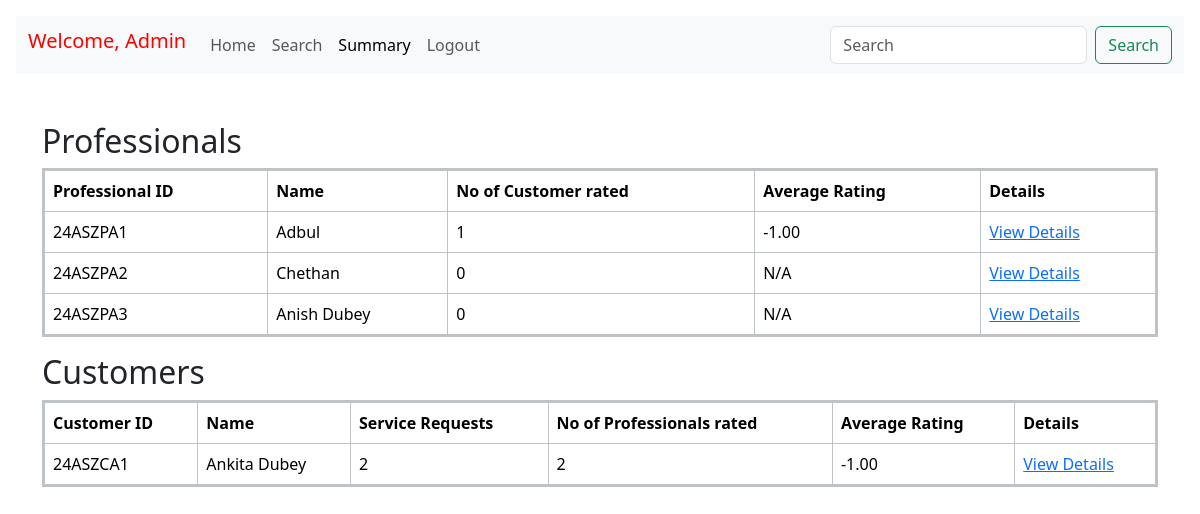
The page /admin/summary on the database as committed earlier.
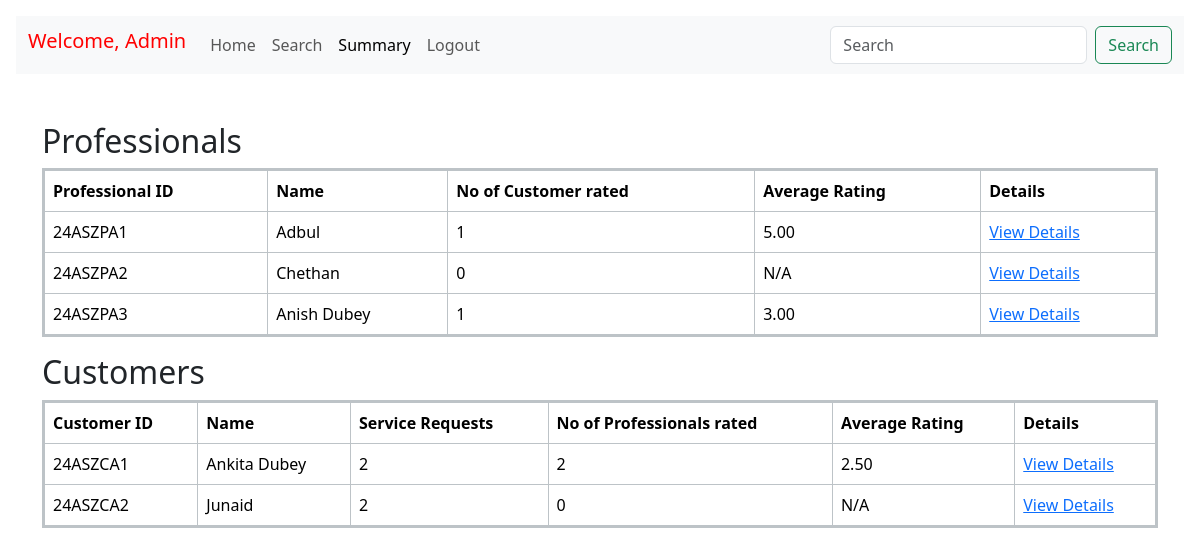
The same page on the database as committed later.
### models.py (models this page shows, shortened)
class Professional(db.Model):
    __tablename__ = 'Professional'
    professional_id = db.Column(db.String(50),db.ForeignKey('Credential.user_id'), primary_key=True, )
    username=db.Column(db.String(50), nullable=False)
    full_name = db.Column(db.String(50), nullable=False)
    experience = db.Column(db.String(50), nullable=False)
    contact_number = db.Column(db.String(15), nullable=True)
    service_name = db.Column(db.String(100), nullable=False)
    service_id=db.Column(db.String(50),nullable=False)
    document = db.Column(db.Text, nullable=False)
    address = db.Column(db.String(200), nullable=False)
    pin = db.Column(db.Integer(), nullable=False)
    status = db.Column(db.String(10), default='active')
    registration_date = db.Column(db.DateTime, default=datetime.utcnow)
    services_booked = db.relationship('ServiceBooked', backref='professional', lazy=True)

class Customer(db.Model):
    __tablename__ = 'Customer'
    customer_id = db.Column(db.String(50),  db.ForeignKey('Credential.user_id'),primary_key=True)
    username=db.Column(db.String(50), nullable=False)
    full_name = db.Column(db.String(50), nullable=False)
    address = db.Column(db.String(200), nullable=False)
    contact = db.Column(db.String(15), nullable=True)
    pin = db.Column(db.Integer(), nullable=False)
    status = db.Column(db.String(10), default='active')
    registration_date = db.Column(db.DateTime, default=datetime.utcnow)
    requests = db.relationship('ServiceBooked', backref='customer', lazy=True)

### routes.py (the view)
@app.route("/admin/summary")
def admin_summary():
    professional_ratings = db.session.query(
        Professional.professional_id.label("professional_id"),
        Professional.full_name.label("professional_name"),
        db.func.count(
            case(
                (ServiceBooked.rating_by_user.isnot(None), ServiceBooked.rating_by_professional),
                else_=None  # Count only valid ratings
            )
        ).label("ratings_given"),
        db.func.avg(
            case(
                (ServiceBooked.rating_by_user.isnot(None), ServiceBooked.rating_by_user),
                else_=None  # Exclude null ratings
            )
        ).label("average_rating"),
        db.func.count(ServiceBooked.rating_by_user).label("rating_count")  # Count valid ratings
    ).join(ServiceBooked, Professional.professional_id == ServiceBooked.professional_id, isouter=True) \
     .group_by(Professional.professional_id, Professional.full_name).all()
    customer_summary = db.session.query(
        Customer.customer_id.label("customer_id"),
        Customer.full_name.label("customer_name"),
        db.func.count(ServiceBooked.booking_id).label("service_requests_count"),  # Count service requests
        db.func.count(
            case(
                (ServiceBooked.rating_by_user.isnot(None), ServiceBooked.rating_by_professional),
                else_=None  # Count only valid ratings
            )
        ).label("ratings_given"),  # Count ratings given by customer
        db.func.avg(
            case(
                (ServiceBooked.rating_by_user.isnot(None), ServiceBooked.rating_by_professional),
                else_=None  # Count only valid ratings
            )
        ).label("average_rating")
    ).join(ServiceBooked, Customer.customer_id == ServiceBooked.customer_id, isouter=True) \
     .group_by(Customer.customer_id, Customer.full_name).all()
    return render_template(
        "Admin/Summary.html",
        professional_ratings=professional_ratings,
        customer_summary=customer_summary
    )

### templates/Admin/Summary.html (shortened to what this page needs)
<!doctype html>
<html lang="en">
  <head>
    <link href="https://cdn.jsdelivr.net/npm/bootstrap@5.3.3/dist/css/bootstrap.min.css" rel="stylesheet">
    <link href="https://getbootstrap.com/docs/5.3/assets/css/docs.css" rel="stylesheet">
  </head>
  <body class="p-3 m-0 border-0 bd-example m-0 border-0">
    <nav class="navbar navbar-expand-lg bg-body-tertiary" style="background-color:#0d76ff;text-align: center;">
      <div class="container-fluid">
        <h1 class="navbar-brand" style="color:rgb(255, 0, 0);">Welcome, Admin</h1>
        <div class="collapse navbar-collapse" id="navbarSupportedContent" >
          <ul class="navbar-nav me-auto mb-2 mb-lg-0" >
            <li class="nav-item">
              <a class="nav-link" href="{{url_for('admin_home')}}">Home</a>
            </li>
            <li class="nav-item">
              <a class="nav-link" href="{{url_for('admin_search')}}">Search</a>
            </li>
            <li class="nav-item">
              <a class="nav-link active" aria-current="page" href="#">Summary</a>
            </li>
            <li class="nav-item">
              <a class="nav-link" href="{{url_for('login')}}">Logout</a>
            </li>
          </ul>
          <form class="d-flex" role="search">
            <input class="form-control me-2" type="search" placeholder="Search" aria-label="Search">
            <button class="btn btn-outline-success" type="submit">Search</button>
          </form>
        </div>
      </div>
    </nav>
      <div class="container mt-5">
        <body>
          <h2>Professionals</h2>
          <table class="table table-bordered" style="border: 3px solid #bdc3c7; border-collapse: collapse;">              <thead>
                  <tr>
                      <th>Professional ID</th>
                      <th>Name</th>
                      <th>No of Customer rated</th>
                      <th>Average Rating</th>
                      <th>Details</th>
                  </tr>
              </thead>
              <tbody>
                  {% for pro in professional_ratings %}
                  <tr>
                      <td>{{ pro.professional_id }}</td>
                      <td>{{ pro.professional_name }}</td>
                      <td>{{ pro.ratings_given }}</td>
                      <td>{{ "%.2f" % pro.average_rating if pro.average_rating else "N/A" }}</td>
                      <td>
                          <a href="{{ url_for('professional_details', professional_id=pro.professional_id) }}">
                              View Details
                          </a>
                      </td>
                  </tr>
                  {% endfor %}
              </tbody>
          </table>
          <h2>Customers</h2>
          <table class="table table-bordered" style="border: 3px solid #bdc3c7; border-collapse: collapse;">              <thead>
                  <tr>
                      <th>Customer ID</th>
                      <th>Name</th>
                      <th>Service Requests</th>
                      <th>No of Professionals rated</th>
                      <th>Average Rating</th>
                      <th>Details</th>
                  </tr>
              </thead>
              <tbody>
                  {% for cust in customer_summary %}
                  <tr>
                      <td>{{ cust.customer_id }}</td>
                      <td>{{ cust.customer_name }}</td>
                      <td>{{ cust.service_requests_count }}</td>
                      <td>{{ cust.ratings_given }}</td>
                      <td>{{ "%.2f" % cust.average_rating if cust.average_rating else "N/A" }}</td>
                      <td>
                          <a href="{{ url_for('customer_details', customer_id=cust.customer_id) }}">
                              View Details
                          </a>
                      </td>
                  </tr>
                  {% endfor %}
              </tbody>
          </table>
        </div>
  </body>
</html>

Rows that differ between the two databases and show on the page:
computed for Professional "24ASZPA1": average_rating "-1.00" → "5.00"
computed for Professional "24ASZPA3": ratings_given "0" → "1"; average_rating "N/A" → "3.00"
computed for Customer "24ASZCA1": average_rating "-1.00" → "2.50"
added Customer: customer_id "24ASZCA2", customer_name "Junaid", service_requests_count "2", ratings_given "0", average_rating "N/A"
